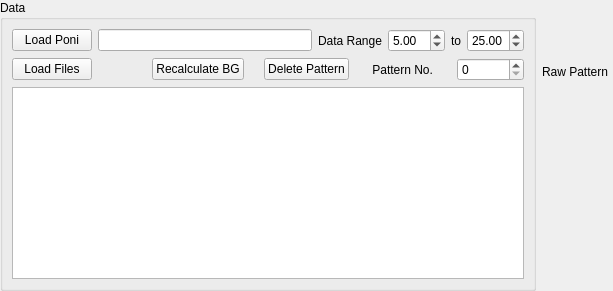
     <widget class="QFrame" name="frame_12">
      <property name="frameShape">
       <enum>QFrame::NoFrame</enum>
      </property>
      <property name="frameShadow">
       <enum>QFrame::Raised</enum>
      </property>
      <layout class="QHBoxLayout" name="horizontalLayout_11">
       <property name="spacing">
        <number>6</number>
       </property>
       <property name="leftMargin">
        <number>0</number>
       </property>
       <property name="topMargin">
        <number>0</number>
       </property>
       <property name="rightMargin">
        <number>5</number>
       </property>
       <property name="bottomMargin">
        <number>0</number>
       </property>
       <item>
        <widget class="QGroupBox" name="groupBox_3">
         <property name="title">
          <string>Data </string>
         </property>
         <layout class="QVBoxLayout" name="verticalLayout_3">
          <property name="leftMargin">
           <number>9</number>
          </property>
          <item>
           <widget class="QFrame" name="frame">
            <property name="frameShape">
             <enum>QFrame::NoFrame</enum>
            </property>
            <property name="frameShadow">
             <enum>QFrame::Raised</enum>
            </property>
            <layout class="QHBoxLayout" name="horizontalLayout">
             <property name="leftMargin">
              <number>0</number>
             </property>
             <property name="topMargin">
              <number>0</number>
             </property>
             <property name="rightMargin">
              <number>0</number>
             </property>
             <property name="bottomMargin">
              <number>0</number>
             </property>
             <item>
              <widget class="QPushButton" name="pushButton_loadPoni">
               <property name="text">
                <string>Load Poni</string>
               </property>
              </widget>
             </item>
             <item>
              <widget class="QLineEdit" name="lineEdit_poniList" />
             </item>
             <item>
              <widget class="QLabel" name="label_9">
               <property name="text">
                <string>Data Range</string>
               </property>
              </widget>
             </item>
             <item>
              <widget class="QDoubleSpinBox" name="doubleSpinBox_twoThetaMin">
               <property name="singleStep">
                <double>0.500000000000000</double>
               </property>
               <property name="value">
                <double>5.000000000000000</double>
               </property>
              </widget>
             </item>
             <item>
              <widget class="QLabel" name="label_10">
               <property name="text">
                <string>to</string>
               </property>
              </widget>
             </item>
             <item>
              <widget class="QDoubleSpinBox" name="doubleSpinBox_twoThetaMax">
               <property name="decimals">
                <number>2</number>
               </property>
               <property name="singleStep">
                <double>0.500000000000000</double>
               </property>
               <property name="value">
                <double>25.000000000000000</double>
               </property>
              </widget>
             </item>
            </layout>
           </widget>
          </item>
          <item>
           <widget class="QFrame" name="frame_4">
            <property name="frameShape">
             <enum>QFrame::NoFrame</enum>
            </property>
            <property name="frameShadow">
             <enum>QFrame::Plain</enum>
            </property>
            <layout class="QVBoxLayout" name="verticalLayout">
             <property name="leftMargin">
              <number>0</number>
             </property>
             <property name="topMargin">
              <number>0</number>
             </property>
             <property name="rightMargin">
              <number>0</number>
             </property>
             <property name="bottomMargin">
              <number>0</number>
             </property>
             <item>
              <widget class="QFrame" name="frame_5">
               <property name="frameShape">
                <enum>QFrame::NoFrame</enum>
               </property>
               <property name="frameShadow">
                <enum>QFrame::Plain</enum>
               </property>
               <layout class="QHBoxLayout" name="horizontalLayout_3">
                <property name="spacing">
                 <number>20</number>
                </property>
                <property name="leftMargin">
                 <number>0</number>
                </property>
                <property name="topMargin">
                 <number>0</number>
                </property>
                <property name="rightMargin">
                 <number>0</number>
                </property>
                <property name="bottomMargin">
                 <number>0</number>
                </property>
                <item>
                 <widget class="QPushButton" name="pushButton_loadFiles">
                  <property name="text">
                   <string>Load Files</string>
                  </property>
                 </widget>
                </item>
                <item>
                 <spacer name="horizontalSpacer_1">
                  <property name="orientation">
                   <enum>Qt::Horizontal</enum>
                  </property>
                  <property name="sizeHint" stdset="0">
                   <size>
                    <width>40</width>
                    <height>20</height>
                   </size>
                  </property>
                 </spacer>
                </item>
                <item>
                 <widget class="QPushButton" name="pushButton_recalculateBG">
                  <property name="text">
                   <string>Recalculate BG</string>
                  </property>
                 </widget>
                </item>
                <item>
                 <widget class="QPushButton" name="pushButton_8_deltePattern">
                  <property name="text">
                   <string>Delete Pattern</string>
                  </property>
                 </widget>
                </item>
                <item>
                 <widget class="QLabel" name="label">
                  <property name="text">
                   <string> Pattern No. </string>
                  </property>
                 </widget>
                </item>
                <item>
                 <widget class="QSpinBox" name="spinBox_PatternNumber">
                  <property name="enabled">
                   <bool>true</bool>
                  </property>
                  <property name="minimumSize">
                   <size>
                    <width>0</width>
                    <height>0</height>
                   </size>
                  </property>
                  <property name="maximum">
                   <number>100000</number>
                  </property>
                 </widget>
                </item>
               </layout>
              </widget>
             </item>
             <item>
              <widget class="QFrame" name="frame_2">
               <property name="frameShape">
                <enum>QFrame::NoFrame</enum>
               </property>
               <property name="frameShadow">
                <enum>QFrame::Plain</enum>
               </property>
               <layout class="QHBoxLayout" name="horizontalLayout_2">
                <property name="spacing">
                 <number>0</number>
                </property>
                <property name="leftMargin">
                 <number>0</number>
                </property>
                <property name="topMargin">
                 <number>0</number>
                </property>
                <property name="rightMargin">
                 <number>0</number>
                </property>
                <property name="bottomMargin">
                 <number>0</number>
                </property>
                <item>
                 <widget class="QListWidget" name="listWidget_fileList" />
                </item>
               </layout>
              </widget>
             </item>
            </layout>
           </widget>
          </item>
         </layout>
        </widget>
       </item>
       <item>
        <widget class="QFrame" name="frame_19">
         <property name="frameShape">
          <enum>QFrame::NoFrame</enum>
         </property>
         <property name="frameShadow">
          <enum>QFrame::Raised</enum>
         </property>
         <layout class="QVBoxLayout" name="verticalLayout_7">
          <property name="spacing">
           <number>5</number>
          </property>
          <property name="leftMargin">
           <number>0</number>
          </property>
          <property name="topMargin">
           <number>0</number>
          </property>
          <property name="rightMargin">
           <number>0</number>
          </property>
          <property name="bottomMargin">
           <number>0</number>
          </property>
          <item>
           <widget class="QLabel" name="label_6">
            <property name="text">
             <string>Raw Pattern</string>
            </property>
           </widget>
          </item>
          <item>
           <widget class="QWidget" name="widget_rawPattern" native="true">
            <layout class="QVBoxLayout" name="verticalLayout_rawPattern">
             <property name="spacing">
              <number>0</number>
             </property>
             <property name="leftMargin">
              <number>0</number>
             </property>
             <property name="topMargin">
              <number>0</number>
             </property>
             <property name="rightMargin">
              <number>0</number>
             </property>
             <property name="bottomMargin">
              <number>0</number>
             </property>
            </layout>
           </widget>
          </item>
         </layout>
        </widget>
       </item>
      </layout>
     </widget>
